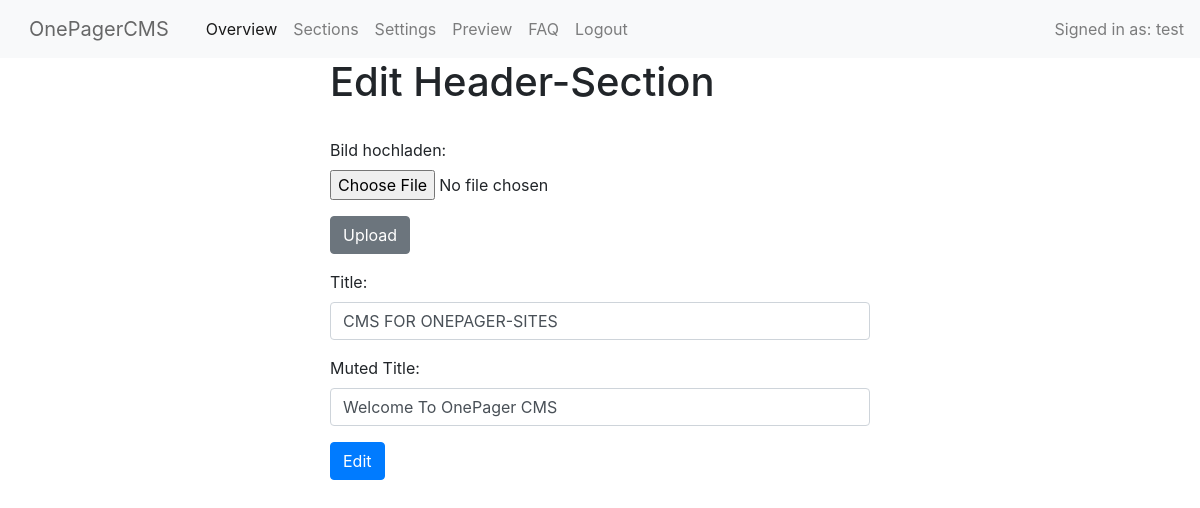
Before: /misc/header.php?action=Edit (signed in) with the older database file.
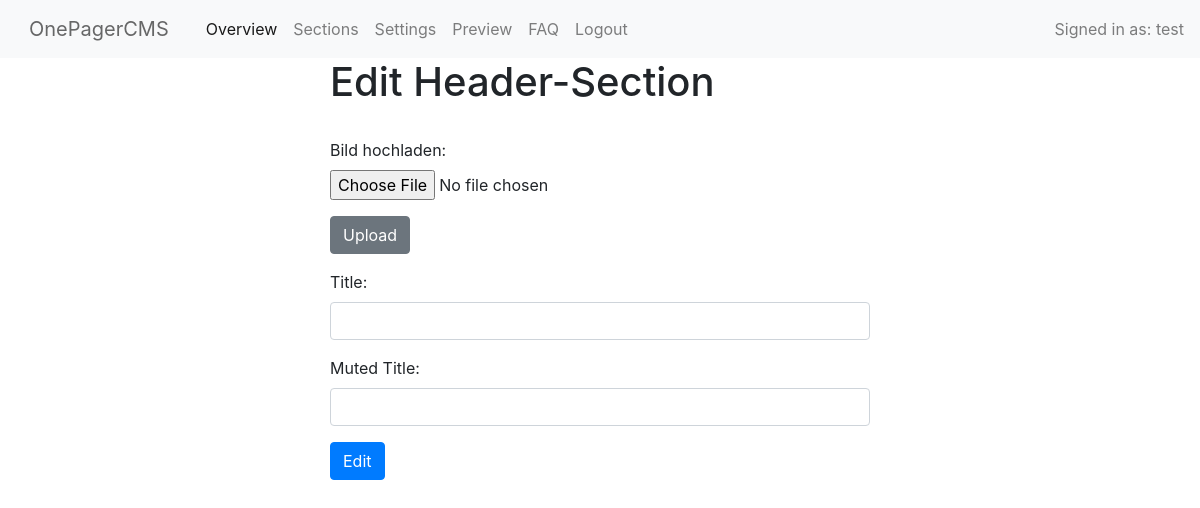
After: the same page with the newer database file.
### tables this page shows
CREATE TABLE header
(
    specialid int PRIMARY KEY,
    mutedtitle TEXT,
    title TEXT
);

### database/connect.php (called while the page is built, shortened)
<?php
$datenbank = "../database/SQLiteDatabase.db";
?>

### database/SQLHeaderActions.php (called while the page is built, shortened)
<?php
class SQLHeaderActions
{
    public function getHeaderMutedTitle()
    {
        include '../database/connect.php';
        try {
            $seltitle = $db->prepare("SELECT mutedtitle FROM header WHERE specialid = :specialid;");
            $seltitle->bindValue(':specialid', 0);
            $seltitle->execute();
            $mtitle = $seltitle->fetch();
            return $mtitle['mutedtitle'];
        } catch (Exception $exception) {
            echo 'Something went wrong: ' . $exception->getMessage();
        }
    }
    public function getHeaderTitle()
    {
        include '../database/connect.php';
        try {
            $seltitle = $db->prepare("SELECT title FROM header WHERE specialid = :specialid;");
            $seltitle->bindValue(':specialid', 0);
            $seltitle->execute();
            $title = $seltitle->fetch();
            return $title['title'];
        } catch (Exception $exception) {
            echo 'Something went wrong: ' . $exception->getMessage();
        }
    }
}

### misc/header.php (the view, shortened to what this page needs)
<?php
include "../database/SQLHeaderActions.php";
$headline = (isset($_GET['action'])) ? $_GET['action'] : $_POST['action'];
$writeable = ($headline == "Delete") ? "readonly" : "";
$disabled = ($headline == "Delete") ? "disabled" : "";
$backgroundimage = "";
$headeractions = new SQLHeaderActions();
$title = $headeractions->getHeaderTitle();
$mutedTitle = $headeractions->getHeaderMutedtitle();
?>
<!DOCTYPE html>
<html>
<?php include_once "../core/inc/head.php" ?>
<?php include_once "../core/inc/header.php" ?>
<div class="container">
    <div class="row">
        <div class="col">
        </div>
        <div class="col-6">
            <h1><?php echo "$headline" ?> Header-Section</h1>
            <form enctype="multipart/form-data" action="../misc/backgroundupload.php" method="post" id="uploadform">
                <div class="form-group">
                    <img class="img-fluid" src="<?php echo $backgroundimage ?>"><br>
                    <label for="image-upload">Bild hochladen:</label>
                    <input name="background-upload" class="form-control-file" type="file" <?php echo $disabled ?>>
                </div>
                <div class="form-group">
                    <input type='submit' class="btn btn-secondary" name='upload'
                           id='image-upload' value='Upload' <?php echo $disabled ?>>
                </div>
            </form>
            <form action="../misc/changeheader.php" method="post" id="changeform">
                <div class="form-group">
                    <label for="title">Title:</label>
                    <input type="text" id="title" class="form-control" required name="title"
                           value="<?php echo $title ?>" <?php echo $writeable ?>
                    >
                </div>
                <div class="form-group">
                    <label for="mutedtitle"">Muted Title:</label>
                    <input type="text" id=mutedtitle" class="form-control" required <?php echo $writeable ?>
                           name="mutedtitle" value="<?php echo $mutedTitle ?>"
                    >
                </div>
                <div class="form-group">
                    <input type='submit' class="btn btn-primary" name='action'
                           id='change' value='<?php echo $headline ?>'>
                </div>
            </form>
        </div>
        <div class="col"></div>
    </div>
</div>
</body>
</html>

Changed rows visible on the page:
no longer on this page (row edited): header: title "CMS FOR ONEPAGER-SITES", mutedtitle "Welcome To OnePager CMS"
